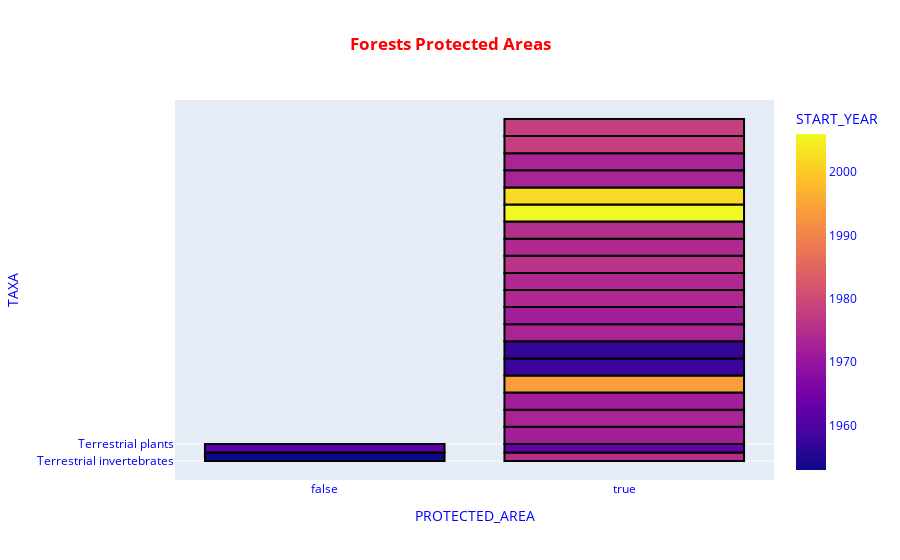

Notebook cell for this chart:
### Code cell
fig=px.bar(studies.query('HABITAT=="Forest"'),x='PROTECTED_AREA',y='TAXA',color='START_YEAR',title='<b>Forests Protected Areas</b>',template='plotly')
fig.update_layout(
    title_x=0.5,
    font_color="BLUE",
    title_font_color="RED",
    legend_title_font_color="MAGENTA"
)
fig.update_traces(marker=dict(line=dict(color='#000000', width=2)))
fig.show()

### Figure 1 — Plotly figure (JSON) as saved in the notebook; plotly's stock layout.template omitted (floating-point values rounded to 4 significant figures)
{"data": [{"alignmentgroup": "True", "hovertemplate": "PROTECTED_AREA=%{x}<br>TAXA=%{y}<br>START_YEAR=%{marker.color}<extra></extra>", "legendgroup": "", "marker": {"color": [1994, 1953, 1975, 1962, 1963, 1972, 1973, 1972, 1994, 1958, 1957, 1973, 1972, 1974, 1974, 1976, 1974, 1975, 2006, 2002, 1973, 1973, 1978, 1978, 1987], "coloraxis": "coloraxis", "line": {"color": "#000000", "width": 2}, "pattern": {"shape": ""}}, "name": "", "offsetgroup": "", "orientation": "v", "showlegend": false, "textposition": "auto", "type": "bar", "x": [false, false, true, false, true, true, true, true, true, true, true, true, true, true, true, true, true, true, true, true, true, true, true, true, false], "xaxis": "x", "y": ["Terrestrial invertebrates", "Birds", "Birds", "Birds", "Birds", "Terrestrial plants", "Terrestrial plants", "Terrestrial plants", "Terrestrial plants", "Terrestrial plants", "Terrestrial plants", "Terrestrial plants", "Terrestrial plants", "Terrestrial plants", "Terrestrial plants", "Terrestrial plants", "Terrestrial plants", "Terrestrial plants", "Terrestrial plants", "Terrestrial plants", "Terrestrial plants", "Terrestrial plants", "Terrestrial plants", "Terrestrial plants", "Terrestrial invertebrates"], "yaxis": "y"}], "layout": {"barmode": "relative", "coloraxis": {"colorbar": {"title": {"text": "START_YEAR"}}, "colorscale": [[0, "#0d0887"], [0.1111, "#46039f"], [0.2222, "#7201a8"], [0.3333, "#9c179e"], [0.4444, "#bd3786"], [0.5556, "#d8576b"], [0.6667, "#ed7953"], [0.7778, "#fb9f3a"], [0.8889, "#fdca26"], [1, "#f0f921"]]}, "font": {"color": "BLUE"}, "legend": {"title": {"font": {"color": "MAGENTA"}}, "tracegroupgap": 0}, "title": {"font": {"color": "RED"}, "text": "<b>Forests Protected Areas</b>", "x": 0.5}, "xaxis": {"anchor": "y", "domain": [0, 1], "title": {"text": "PROTECTED_AREA"}}, "yaxis": {"anchor": "x", "domain": [0, 1], "title": {"text": "TAXA"}}}}
